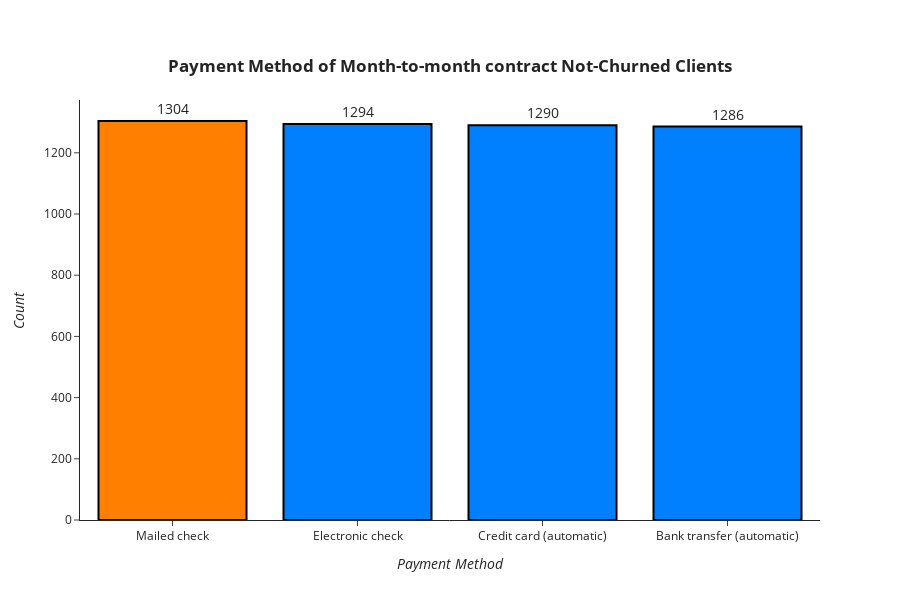

The code cell stored with this chart in its notebook:
### Code cell
df_aux = dataset.query(('Contract == Month-to-month') and ('Churn == "No"'))
df_aux = df_aux["PaymentMethod"].value_counts()
helper_features.bar_plot(df_aux, "<b>Payment Method of Month-to-month contract Not-Churned Clients</b>", "<i>Payment Method</i>", "<i>Count</i>")

### Figure 1 — Plotly figure (JSON) as saved in the notebook; plotly's stock layout.template omitted (floating-point values rounded to 4 significant figures)
{"data": [{"marker": {"color": ["#ff8000", "#0080ff", "#0080ff", "#0080ff"], "line": {"color": "#000000", "width": 2}}, "text": [1304, 1294, 1290, 1286], "textfont": {"size": 14}, "textposition": "outside", "type": "bar", "x": ["Mailed check", "Electronic check", "Credit card (automatic)", "Bank transfer (automatic)"], "y": [1304, 1294, 1290, 1286]}], "layout": {"autosize": false, "height": 600, "title": {"text": "<b>Payment Method of Month-to-month contract Not-Churned Clients</b>", "x": 0.5, "xanchor": "center", "y": 0.9, "yanchor": "top"}, "xaxis": {"title": {"text": "<i>Payment Method</i>"}}, "yaxis": {"automargin": true, "title": {"text": "<i>Count</i>"}}}}
